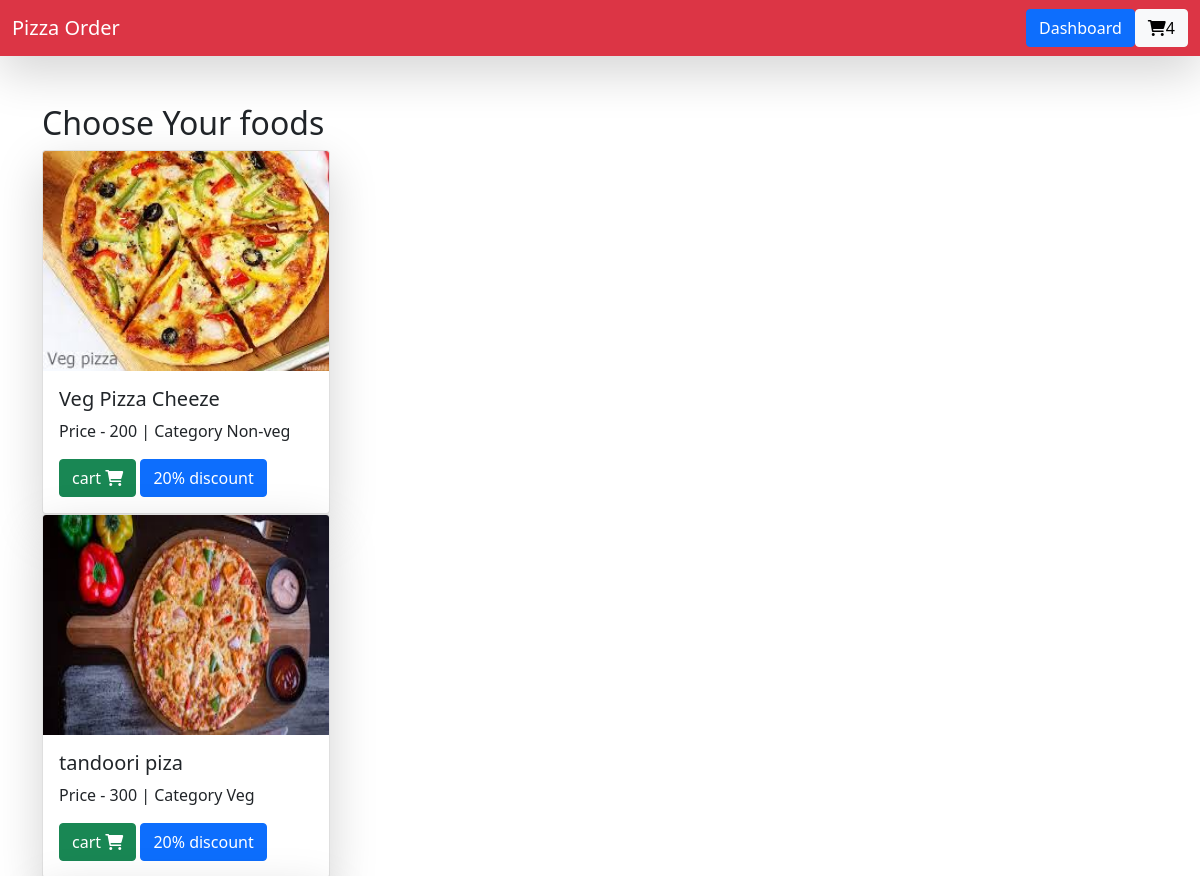
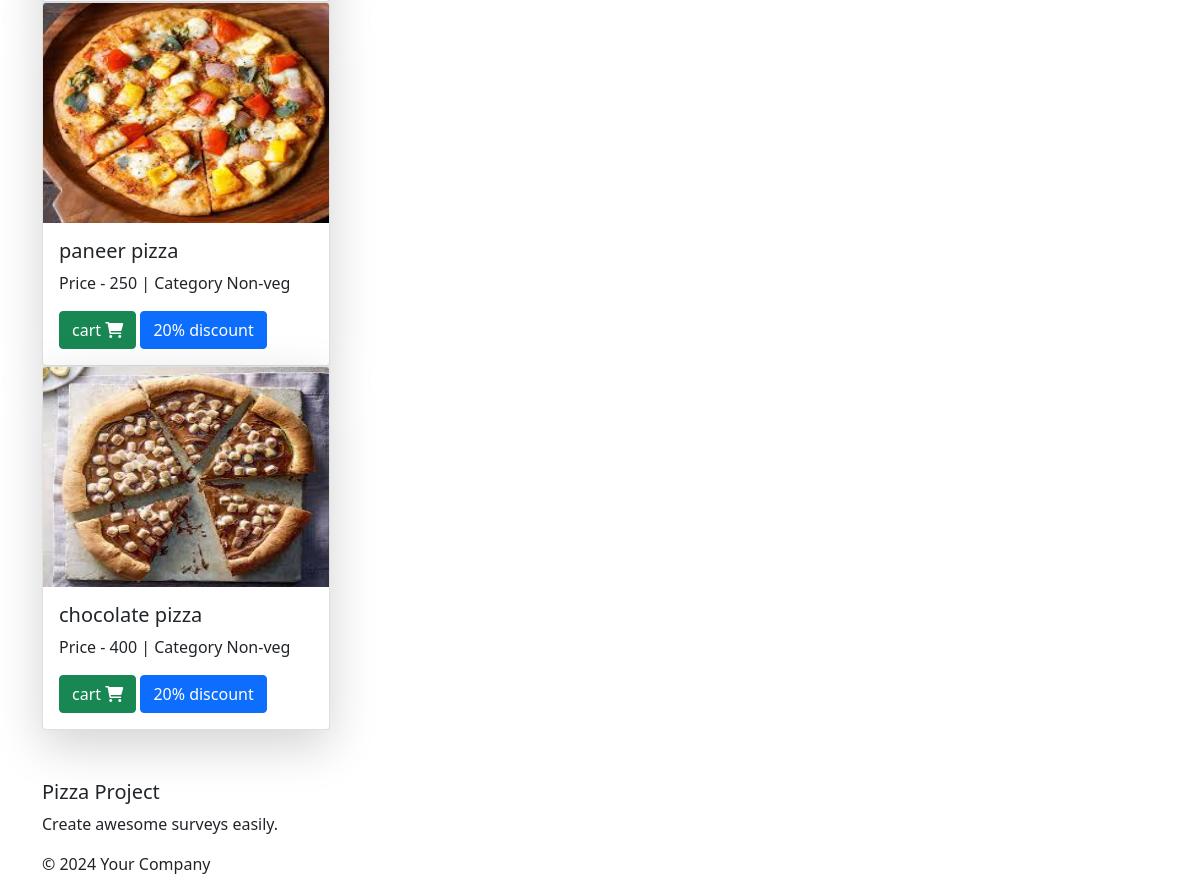
The app's page / (signed in) with its own data (2 pictures, top to bottom).
### home/models.py (models this page shows)
class BaseModel(models.Model):
    uid = models.UUIDField(default=uuid.uuid4, editable=False, primary_key=True)
    created_at = models.DateField(auto_now_add=True)
    updated_at = models.DateField(auto_now= True)
    class Meta:
        abstract = True

class Pizza(BaseModel):
    category = models.ForeignKey(PizzaCategory, on_delete=models.CASCADE, related_name='pizza1')
    pizza_name = models.CharField(max_length=100)
    price = models.IntegerField(default=100)
    images = models.ImageField(upload_to='pizza')

class PizzaCategory(BaseModel):
    category_name = models.CharField(max_length=100)

### home/views.py (the view)
# urls.py: 2. Add a URL to urlpatterns:  path('', views.home, name='home')
def home(request):
    print(request.user)
    pizza_obj = Pizza.objects.all()
    context = {'pizzas': pizza_obj}
    print(context)
    return render(request, 'home.html', context)

### home/templates/home.html (shortened to what this page needs)
{% extends 'base.html' %}
{% block start %}
<div class="container mt-5" style="margin-top: 40px;">
    <h2>Choose Your foods</h2>
<div class="row">
    {% for pizza in pizzas %}
    <div class="col-col-md-3">
      <div class="card shadow-lg" style="width: 18rem">
        <img src="/media/{{pizza.images}}" style="height: 220px;" class="card-img-top" alt="...">
        <div class="card-body">
          <h5 class="card-title">{{pizza.pizza_name}}</h5>
          <p> Price - {{pizza.price}} | Category {{pizza.category.category_name}}</p>
          <a href="{% url 'add_cart' pizza.uid %}" class="btn btn-success"> cart <i class="fa-solid fa-cart-shopping"></i></a>
          <a href="#" class="btn btn-primary">20% discount</a>
        </div>
      </div>
    </div>
    {% endfor %}
  </div>
</div>
{% endblock %}

### home/templates/base.html (shortened to what this page needs)
<!DOCTYPE html>
<html lang="en">
<head>
    <link href="https://cdn.jsdelivr.net/npm/bootstrap@5.1.3/dist/css/bootstrap.min.css" rel="stylesheet">
    <link href="https://cdnjs.cloudflare.com/ajax/libs/font-awesome/6.0.0/css/all.min.css" rel="stylesheet" >
</head>
<body>
<nav class="navbar navbar-dark bg-danger shadow-lg">
    <div class="container-fluid">
        <a href="/" class="navbar-brand">Pizza Order</a>
        <div class="d-flex">
            {% if request.user.is_authenticated %}
            <a href="{% url 'orders' %}" class="btn btn-primary">Dashboard</a>
            {% else %}
            <a href="{% url 'login' %}" class="navbar-brand">Login</a>
            <a href="{% url 'register' %}" class="navbar-brand">Register</a>
            {% endif %}
            <a href="{% url 'cart' %}" class="btn btn-light"><i class="fa-solid fa-cart-shopping"></i>{{request.user.get_cart_count}}</a>
        </div>
    </div>
</nav>
        {% block start %}
        {% endblock %}
    <footer class="page-footer m5" style="margin-top: 50px;">
        <div class="container">
            <div class="row">
                <div class="col l6 s12">
                    <h5 class="white-text">Pizza Project</h5>
                    <p class="grey-text text-lighten-4">Create awesome surveys easily.</p>
                </div>
            </div>
        </div>
        <div class="footer-copyright">
            <div class="container">
            © 2024 Your Company
            </div>
        </div>
    </footer>

### records on screen
Pizza: images (picture), pizza_name "Veg Pizza Cheeze", price "200", category.category_name "Non-veg"
Pizza: images (picture), pizza_name "tandoori piza", price "300", category.category_name "Veg"
Pizza: images (picture), pizza_name "paneer pizza", price "250", category.category_name "Non-veg"
Pizza: images (picture), pizza_name "chocolate pizza", price "400", category.category_name "Non-veg"

### other values on screen
{{ request.user.get_cart_count }} "4"
